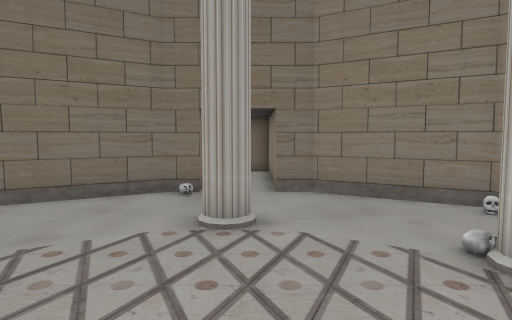
View 1 (above)

16 first-person views from a walk through a Unity game level. The camera is 1.5 m above the floor, tilts 4° down and sees 75° across. The floor is counted in squares, 1 m on a side. Each view is taken from the middle of a square. On the plan, view 1 faces up. The plan holds only what a view shows up to about 15 squares ahead; the rest is blank. The place goes on beyond the plan. The player character is not drawn.

View 2
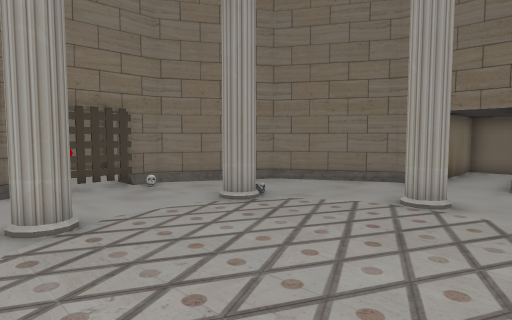

View 3
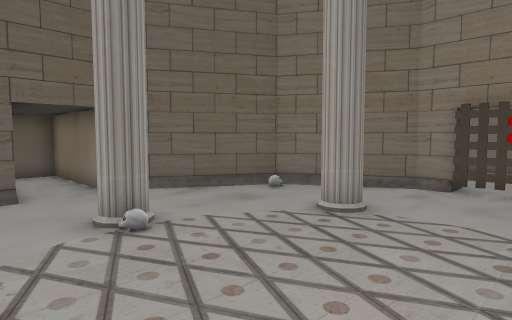

View 4
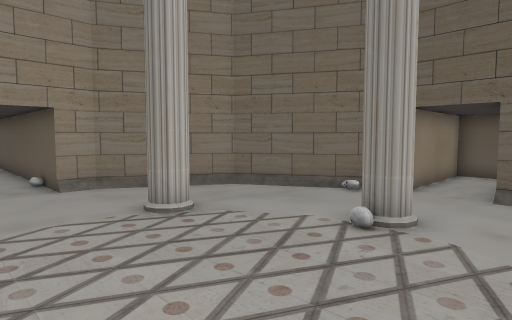

View 5
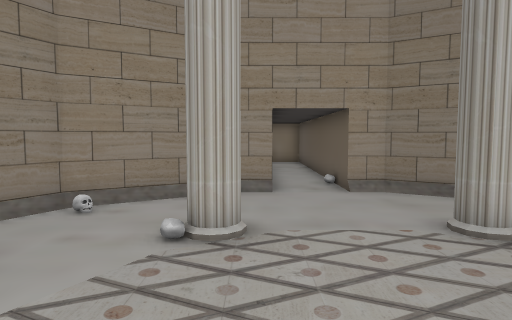

View 6
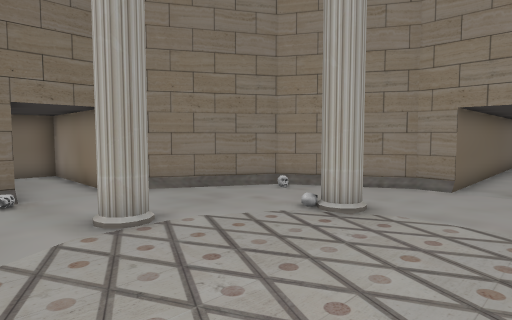

View 7
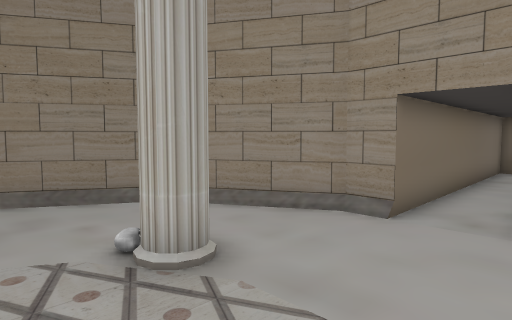

View 8
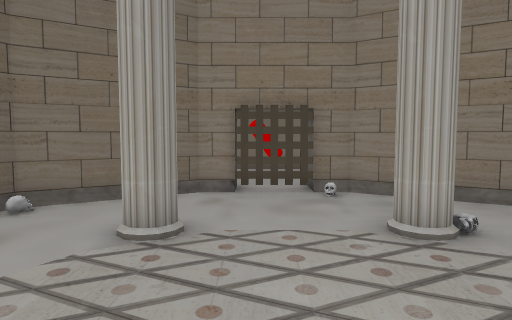

View 9
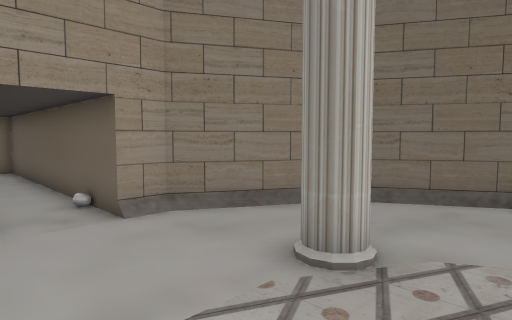

View 10
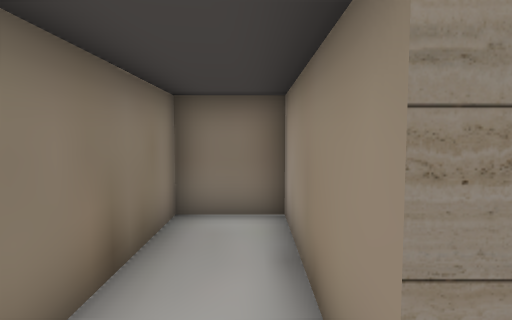

View 11
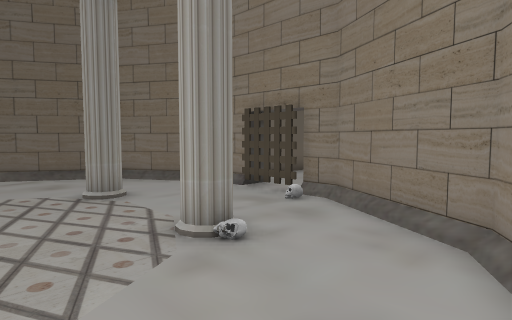

View 12
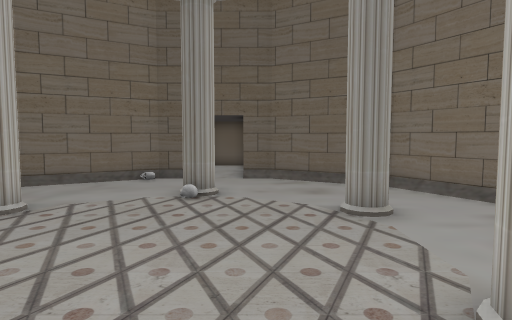

View 13
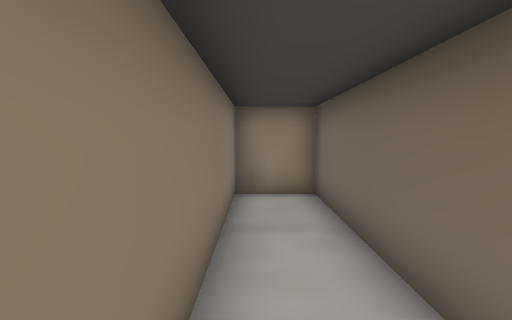

View 14
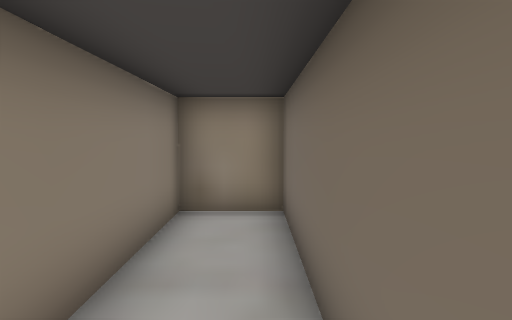

View 15
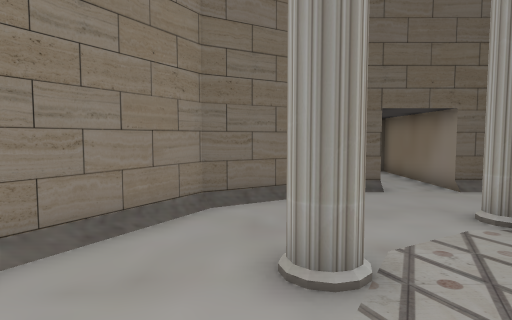

View 16
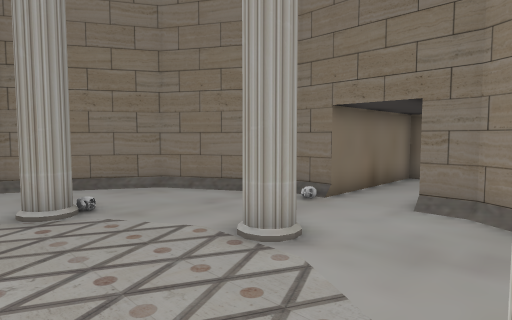

### Floor plan
Key: @ floor where view 1 was taken; # wall or solid block; . floor; G gate.
Columns run from 9 left of view 1 to 18 right of it. Each row starts with its distance up from view 1.
 14        ####
 13        #..#
 12        #..#
 11        #..#
 10        #..#
  9      ###..###
  8    ###......###
  7   ##..........##
  6   #............#
  5  ##............##
  4  #...#......#...#
  3 ##..............############
  2 .G.........................#
  1 .G.........................#
  0 ##.......@......############
 -1  #...#......#...#
 -2  ##............##
 -3   #......#.....#
 -4   ##..........##
 -5    ###......###
 -6      ###..###
 -7        #..#
 -8        #..#
 -9        #..#
-10        #..#
-11        ####

Where each view was taken, in squares from view 1:
view 1: 0 up, 0 right, facing up
view 2: 2 down, 2 right, facing up-left
view 3: 3 up, 2 right, facing down-left
view 4: 3 up, 3 left, facing down-right
view 5: 3 up, 2 left, facing right
view 6: 0 up, 3 left, facing up-right
view 7: 0 up, 1 right, facing up-right
view 8: 1 up, 1 right, facing left
view 9: 3 up, 1 right, facing down-right
view 10: 8 up, 0 right, facing up
view 11: 8 up, 1 left, facing down-left
view 12: 6 up, 2 left, facing down
view 13: 2 up, 9 right, facing right
view 14: 1 up, 11 right, facing right
view 15: 3 up, 4 right, facing down
view 16: 2 up, 3 right, facing up-left
